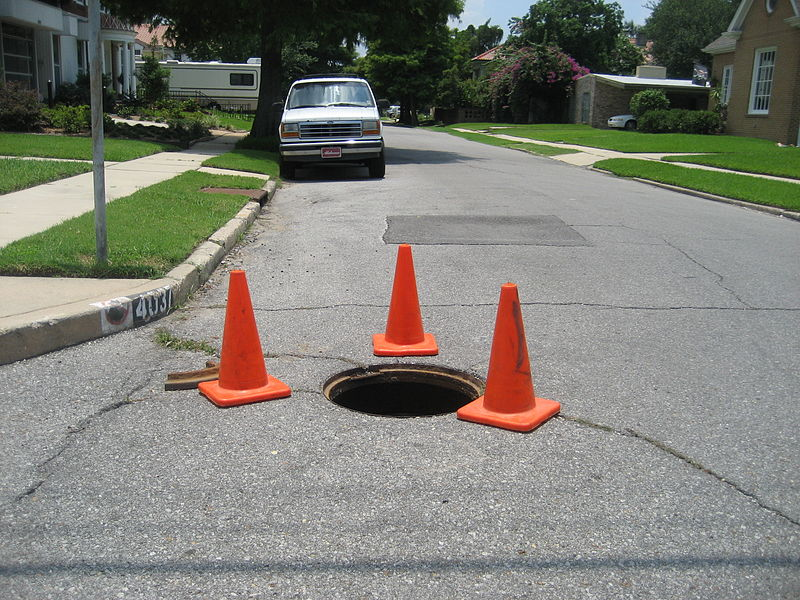
%> input picture Lab_04/coneDetection.jpg, 800 x 600 px
$ octave bai_1_1.m   (GNU Octave 9; MATLAB toolbox functions it lacks are replaced by stand-ins)
%> lines starting %> are read from the running program, lines starting %| are printed output that depends on the picture; in (x1, y1, x2, y2) boxes, pixels count from 0 and x2, y2 are one past the last pixel; in counts of white or black regions, pixels touching at a corner belong together; the program's own positions count from 1
pkg load image;

th = 120;

I = imread("../coneDetection.jpg");
%> I is the input picture: size 600x800x3 uint8; mean R, G, B 126, 126, 117.4

G = rgb2gray(I);
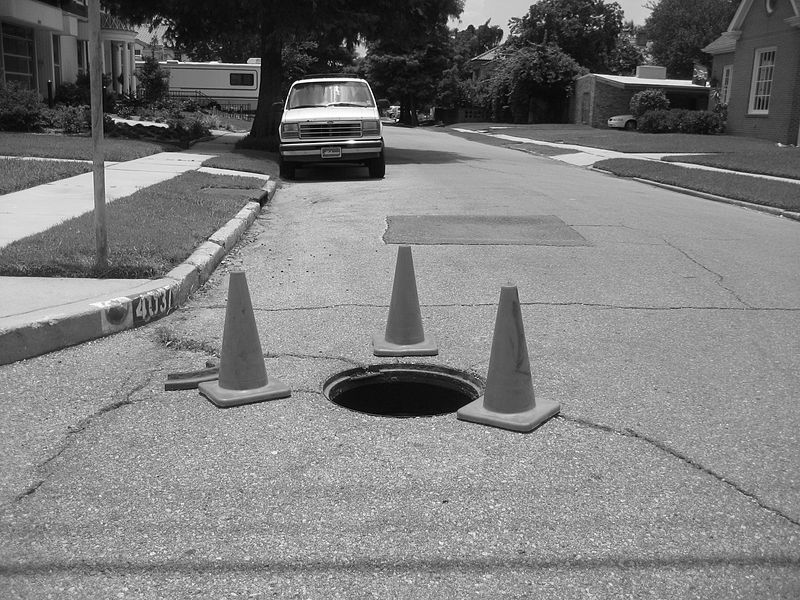
%> G: size 600x800 uint8; min 0, max 255, mean 125

K = zeros(rows(G),columns(G));

for i = 1 : rows(G)*columns(G)
    if ( G(i) > th)
        K(i) = 1;
    endif
endfor
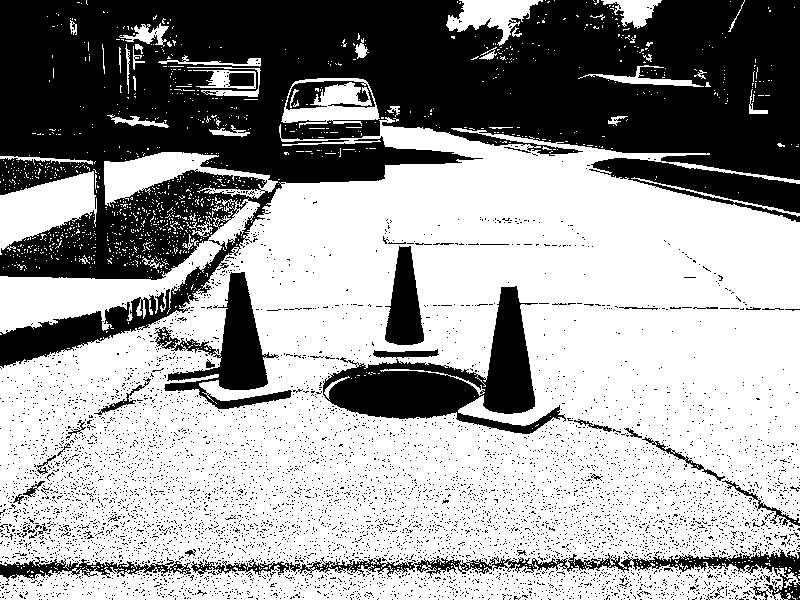
%> K: size 600x800 double; values 0 (black) and 1 (white), 61.4% white; 6074 black regions (6035 under 20 px), largest, box (x1, y1, x2, y2) and area: (0, 0, 800, 368) 137716, (323, 286, 566, 434) 12104, (154, 272, 292, 409) 5759

imwrite(K,"../result/result_1_1.jpg");
